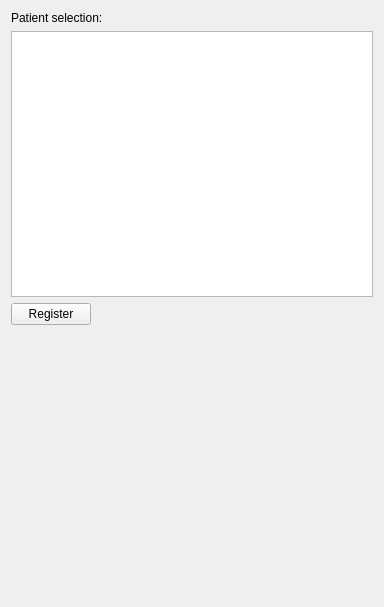
<?xml version="1.0" encoding="UTF-8"?>
<ui version="4.0">
 <class>StudyAdmin</class>
 <widget class="qMRMLWidget" name="StudyAdmin">
  <property name="geometry">
   <rect>
    <x>0</x>
    <y>0</y>
    <width>384</width>
    <height>607</height>
   </rect>
  </property>
  <layout class="QFormLayout" name="formLayout">
   <item row="0" column="0">
    <widget class="QLabel" name="label_5">
     <property name="text">
      <string>Patient selection:</string>
     </property>
    </widget>
   </item>
   <item row="1" column="0" colspan="2">
    <widget class="qMRMLSubjectHierarchyTreeView" name="patientTreeView"/>
   </item>
   <item row="3" column="0">
    <spacer name="verticalSpacer">
     <property name="orientation">
      <enum>Qt::Vertical</enum>
     </property>
     <property name="sizeHint" stdset="0">
      <size>
       <width>20</width>
       <height>40</height>
      </size>
     </property>
    </spacer>
   </item>
   <item row="2" column="0">
    <widget class="QPushButton" name="registerButton">
     <property name="text">
      <string>Register</string>
     </property>
    </widget>
   </item>
  </layout>
 </widget>
 <customwidgets>
  <customwidget>
   <class>qMRMLWidget</class>
   <extends>QWidget</extends>
   <header>qMRMLWidget.h</header>
   <container>1</container>
  </customwidget>
  <customwidget>
   <class>qMRMLSubjectHierarchyTreeView</class>
   <extends>QTreeView</extends>
   <header>qMRMLSubjectHierarchyTreeView.h</header>
  </customwidget>
 </customwidgets>
 <resources/>
 <connections>
  <connection>
   <sender>StudyAdmin</sender>
   <signal>mrmlSceneChanged(vtkMRMLScene*)</signal>
   <receiver>patientTreeView</receiver>
   <slot>setMRMLScene(vtkMRMLScene*)</slot>
   <hints>
    <hint type="sourcelabel">
     <x>140</x>
     <y>250</y>
    </hint>
    <hint type="destinationlabel">
     <x>136</x>
     <y>128</y>
    </hint>
   </hints>
  </connection>
 </connections>
</ui>
